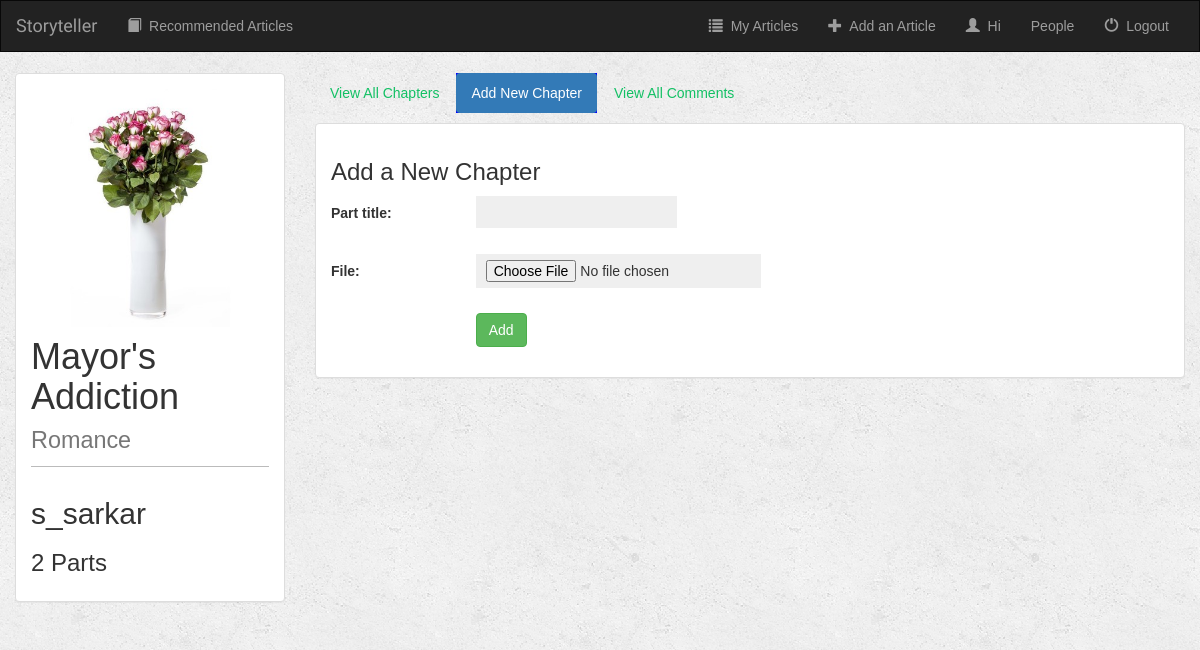
Page /20/create_chapter/ on the committed database.
### story/models.py (models this page shows, shortened)
class Article(models.Model):
    user = models.ForeignKey(User, default=1)
    author = models.CharField(max_length=250)
    article_title = models.CharField(max_length=500)
    genre = models.CharField(max_length=100)
    article_pic = models.FileField()
    parts = models.IntegerField(default=0)
    def __str__(self):
        return self.article_title + ' - ' + self.author

### story/views.py (the view, shortened to what this page needs)
# urls.py: url(r'^(?P<article_id>[0-9]+)/create_chapter/$', views.create_chapter, name='create_chapter'),
def create_chapter(request, article_id):
    form = ChapterForm(request.POST or None, request.FILES or None)
    article = get_object_or_404(Article, pk=article_id)
    context = {
        'article': article,
        'form': form,
    }
    return render(request, 'story/create_chapter.html', context)

### story/forms.py
class ChapterForm(forms.ModelForm):
    class Meta:
        model = Chapter
        fields = ['part_title', 'file']

### story/templates/story/create_chapter.html (shortened to what this page needs)
{% extends 'story/base.html' %}
{% block body %}
<div class="container-fluid">
    <div class="row">
        <div class="col-sm-4 col-md-3">
            <div class="panel panel-default">
                <div class="panel-body">
                        <a href="">
                            {% if article.article_pic %}
                                <img src="{{ article.article_pic.url }}" class="img-responsive">
                            {% else %}
                                <h3>No image to display</h3>
                            {% endif %}
                        </a>
                    <h1>{{ article.article_title }} <small>{{ article.genre }}</small></h1>
                    <h2>{{ article.author }}</h2>
                    <h3>{{ article.chapter_set.count }} Parts</h3>
                </div>
            </div>
        </div>
        <div class="col-sm-8 col-md-9">
            <ul class="nav nav-pills" style="margin-bottom: 10px;">
                <li role="presentation"><a href="{% url 'detail' article.id %}">View All Chapters</a></li>
                <li role="presentation" class="active"><a href="{% url 'create_chapter' article.id %}">Add New Chapter</a></li>
                <li role="presentation"><a href="{% url 'comment' article.id %}">View All Comments</a></li>
            </ul>
            <div class="panel panel-default">
                <div class="panel-body">
                    <h3>Add a New Chapter</h3>
                    <form class="form-horizontal" role="form" action="" method="post" enctype="multipart/form-data">
                        {% include 'story/form_template.html' %}
                        <div class="form-group">
                            <div class="col-sm-offset-2 col-sm-10">
                                <button type="submit" class="btn btn-success">Add</button>
                            </div>
                        </div>
                    </form>
                </div>
            </div>
        </div>
    </div>
</div>
{% endblock %}

### story/static/story/style.css (style rules this page uses)
body { background: white url("images/background.png"); }
.active { background-color: blue; }
body { margin:0; padding:0; font-family:helvetica, sans-serif; }
a { color:#12c064; text-decoration:none; }
h1, h2, h3, h4, h5 , h6 { font-family: 'Muli', sans-serif; font-weight:normal; }
h1 { border-bottom:1px solid #bbb; padding:0 0 10px 0; margin:10px 0 20px 0; }
h2 { margin:30px 0 20px; }
form { overflow:auto; }
label { float:left; clear:both; color:#333; margin-bottom:4px; }
input, textarea { clear:both; float:left; margin:0 0 10px; background:#efefef; border:0; padding:6px 10px; font-size:14px; }

### rows in the picture
Article: article_pic (picture), article_title "Mayor's Addiction", genre "Romance", author "s_sarkar", chapter_set.count "2"

### other values in the picture
{{ field.label_tag }} "Part title:" "File:"
